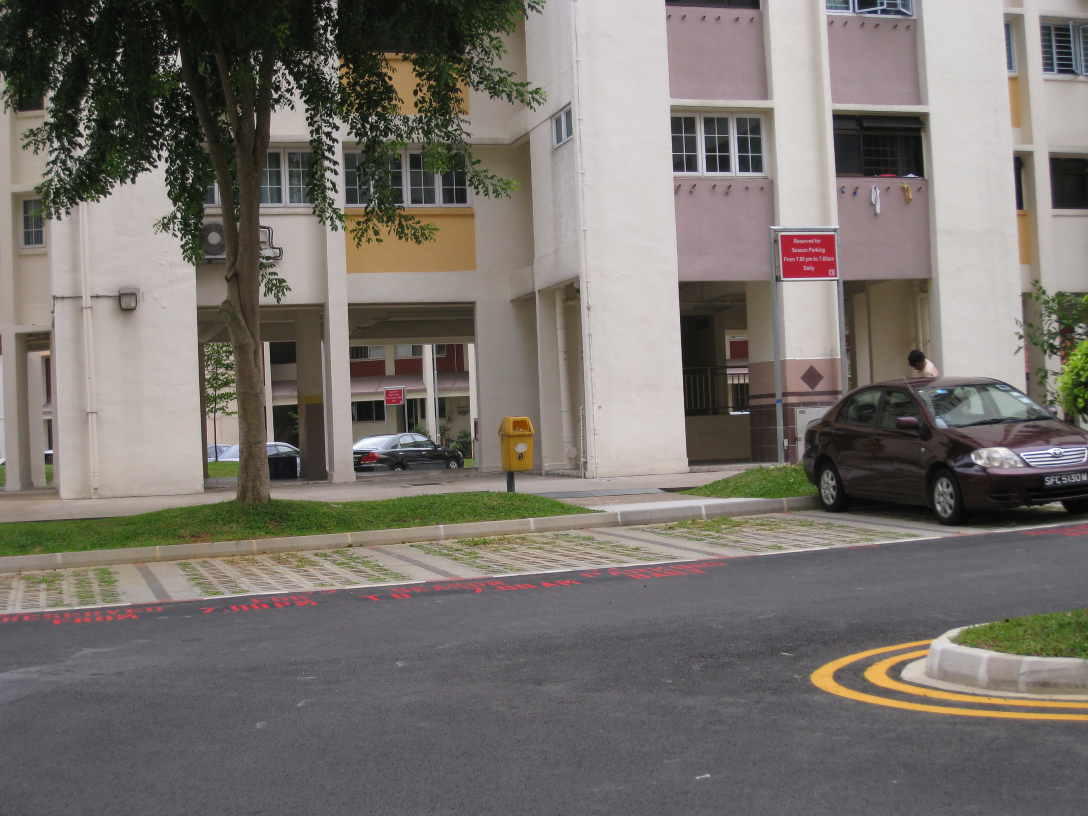
#> input picture Images/I1/1.JPG, 3264 x 2448 px, given as the content of the folder ../../Images/I1/1.JPG, which was not available (shown at 1/3 size)
$ python -i stitcher.py   (imports and definitions only)
#> lines starting #> are read from the running program, lines starting #| are printed output that depends on the picture; pictures that were not available may be replaced by others from this repository, and a replacement may not be noted
import pdb
import glob
import cv2
import os
import matplotlib.pyplot as plt
import numpy as np
# from src.
class PanaromaStitcher():
    fov = None
    resize_size = 1200
    Ratio = 0.75
    def __init__(self):

        pass

    def Convert_xy(self,x, y,f,center):
        xt = ( f * np.tan( (x - center[0]) / f ) ) + center[0]
        yt = ( (y - center[1]) / np.cos( (x - center[0]) / f ) ) + center[1]

        return xt, yt
    def Cylinder_Projection(self, img_in):
        h, w = img_in.shape[:2]
        center = [w // 2, h // 2]
        f = w / (2 * np.tan(np.radians(self.fov) / 2))

        img_out = np.zeros(img_in.shape, dtype=np.uint8)
        coords = np.array([np.array([x, y]) for x in range(w) for y in range(h)])
        x_out = coords[:, 0]
        y_out = coords[:, 1]

        x_in, y_in = self.Convert_xy(x_out, y_out, f, center)
        x_in_floor = x_in.astype(int)
        y_in_floor = y_in.astype(int)

        valid_mask = (x_in_floor >= 0) & (x_in_floor <= (w - 2)) & \
                    (y_in_floor >= 0) & (y_in_floor <= (h - 2))

        x_out = x_out[valid_mask]
        y_out = y_out[valid_mask]
        x_in = x_in[valid_mask]
        y_in = y_in[valid_mask]
        x_in_floor = x_in_floor[valid_mask]
        y_in_floor = y_in_floor[valid_mask]

        dx = x_in - x_in_floor
        dy = y_in - y_in_floor

        weight_tl = (1.0 - dx) * (1.0 - dy)
        weight_tr = dx * (1.0 - dy)
        weight_bl = (1.0 - dx) * dy
        weight_br = dx * dy

        img_out[y_out, x_out, :] = (weight_tl[:, None] * img_in[y_in_floor, x_in_floor, :]) + \
                                (weight_tr[:, None] * img_in[y_in_floor, x_in_floor + 1, :]) + \
                                (weight_bl[:, None] * img_in[y_in_floor + 1, x_in_floor, :]) + \
                                (weight_br[:, None] * img_in[y_in_floor + 1, x_in_floor + 1, :])

        min_x_out = min(x_out)
        img_out = img_out[:, min_x_out: -min_x_out, :]
        return img_out, x_out - min_x_out, y_out

    # [146 lines left out: functions SIFTMatches, normalize_points, compute_H, ransac_H, FindHomography, GetNewFrameSizeAndMatrix and 1 more, not called in this run]
    def StitchImages_MiddleBase(self, images):
        homography_mats = []

        mid_idx = len(images) // 2
        mid_img = self.Cylinder_Projection(images[mid_idx])[0]

        base_img = mid_img.copy()
        for i in range(mid_idx - 1, -1, -1):
            stitched_img, H = self.StitchImages(base_img, images[i])
            homography_mats.insert(0, H)
            base_img = stitched_img.copy()

        for i in range(mid_idx + 1, len(images)):
            stitched_img, H = self.StitchImages(base_img, images[i])
            homography_mats.append(H)
            base_img = stitched_img.copy()

        return base_img, homography_mats
    def rescale(self,imgs, scale=0.5):
        h, w = imgs.shape[:2]  # Get the height and width of the image
        new_size = (int(w * scale), int(h * scale))  # Calculate new size (width, height)
        return cv2.resize(imgs, new_size)  # Resize the image

    def get_Images( self,path):
        all_images = sorted(glob.glob(path+os.sep+'*'))
        Images = []
        for i in all_images:
            img = cv2.imread(i)
            ht , wt, ch = img.shape
            # img = cv2.resize(img , (self.resize_size , self.resize_size))
            img = self.rescale(img , self.resize_size/wt)
            Images.append(img)
        return Images
    def make_panaroma_for_images_in(self,path,fov=50,resis = 1200,Ratio = 0.75):
        self.Ratio = Ratio
        self.resize_size = resis
        self.fov = fov
        Images = self.get_Images(path)
#> in get_Images, img is the input picture: shape (2448, 3264, 3); mean B, G, R 108.6, 114, 119.4
#> Images = 1 item
        print('Found {} Images for stitching'.format(len(Images)))
#| Found 1 Images for stitching

        ####  Your Implementation here
        #### you can use functions, class_methods, whatever!! Examples are illustrated below. Remove them and implement yours.
        #### Just make sure to return final stitched image and all Homography matrices from here
        self.say_hi()

        stitched_image,homography_matrix_list = self.StitchImages_MiddleBase(Images)
#> in StitchImages_MiddleBase, `mid_idx = len(images) // 2`: mid_idx = 0
#> in Cylinder_Projection, `img_out[y_out, x_out, :] = (weight_tl[:, None] * img_in[y_in_floor, x_..`:
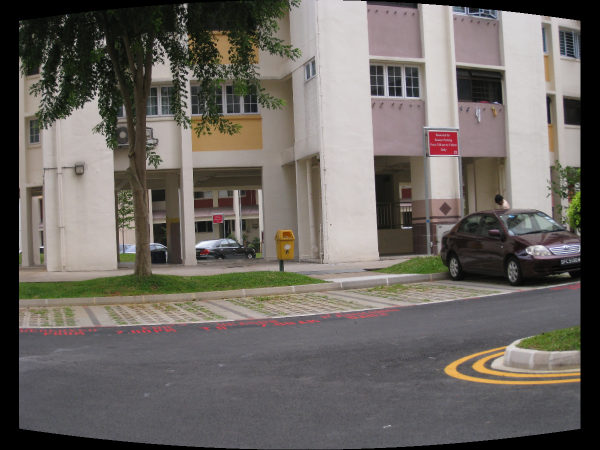
#> img_out: shape (900, 1200, 3) (shown at 1/2 size); mean B, G, R 98, 102.8, 107.8
#> in Cylinder_Projection, `img_out = img_out[:, min_x_out: -min_x_out, :]`:
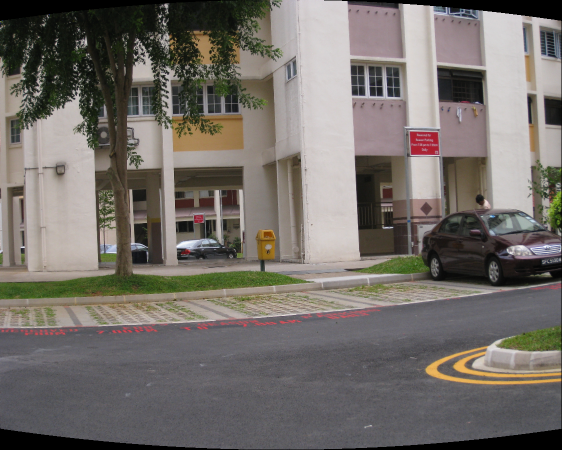
#> img_out: shape (900, 1124, 3) (shown at 1/2 size); mean B, G, R 104.6, 109.8, 115.1
#> after the loop in StitchImages_MiddleBase, `for i in range(mid_idx - 1, -1, -1):`: homography_mats = []
#> homography_matrix_list = []
        return stitched_image, homography_matrix_list

    def say_hi(self):
        print('Hii From Akshat Pratap Singh..')

>>> result = PanaromaStitcher().make_panaroma_for_images_in('../../Images/I1/1.JPG')

$ run again, on Images/I1/2.JPG
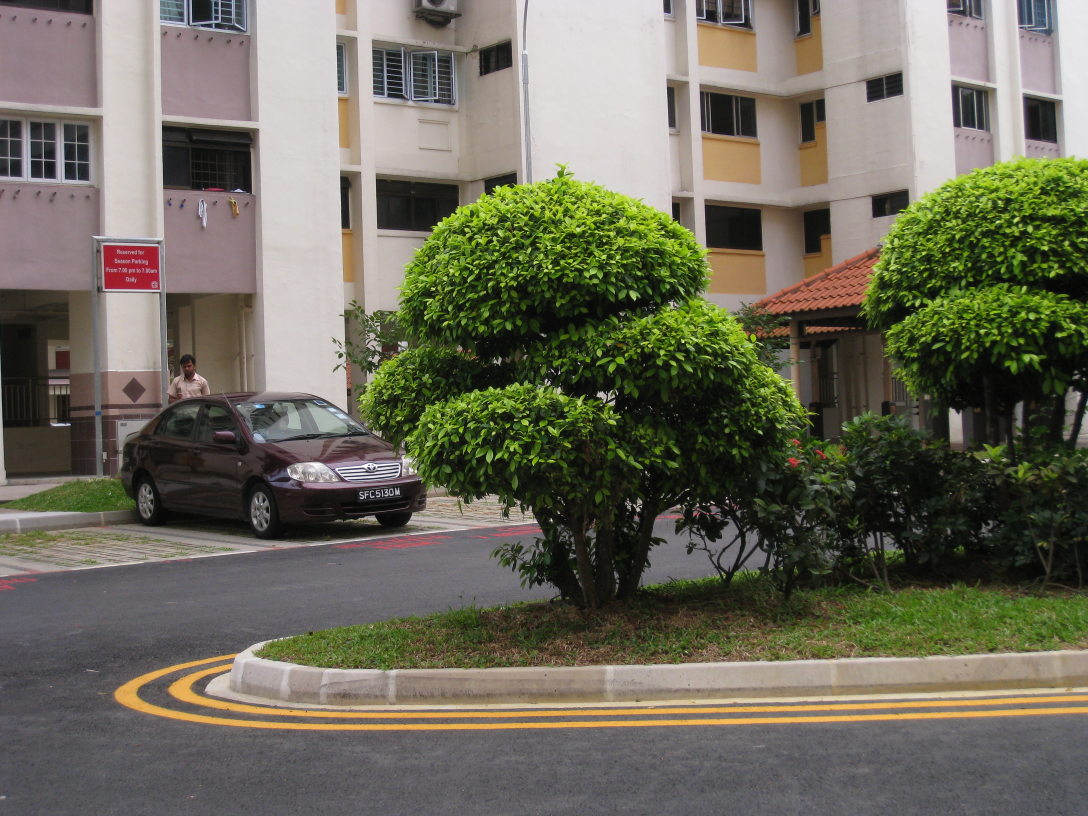
#> input picture Images/I1/2.JPG, 3264 x 2448 px, given as the content of the folder ../../Images/I1/2.JPG, which was not available (shown at 1/3 size)
#> in get_Images, img is the input picture: shape (2448, 3264, 3); mean B, G, R 91.2, 106.5, 109
#> Images = 1 item
#| Found 1 Images for stitching
#> mid_idx = 0
#> in Cylinder_Projection, `img_out[y_out, x_out, :] = (weight_tl[:, None] * img_in[y_in_floor, x_..`:
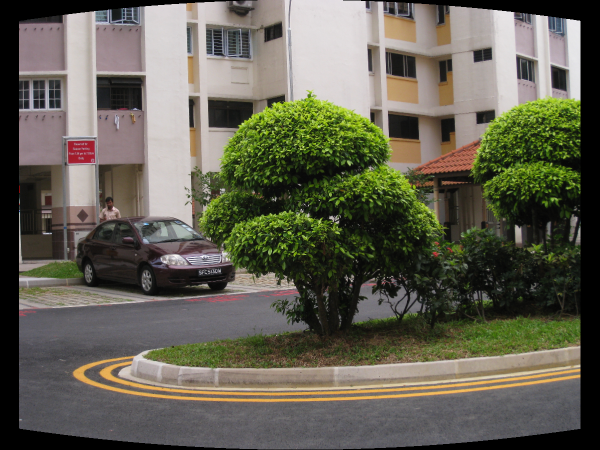
#> img_out: shape (900, 1200, 3) (shown at 1/2 size); mean B, G, R 82.2, 96.3, 98.6
#> in Cylinder_Projection, `img_out = img_out[:, min_x_out: -min_x_out, :]`:
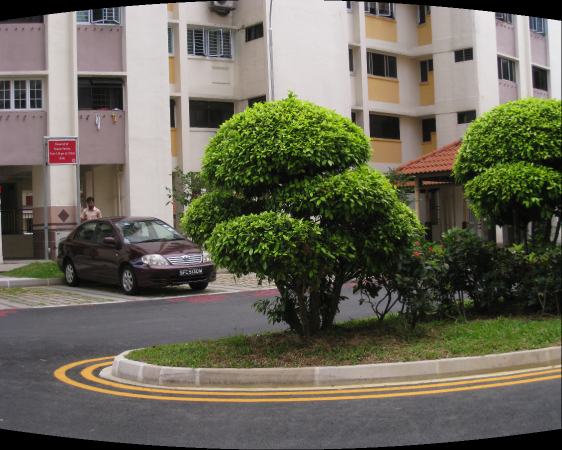
#> img_out: shape (900, 1124, 3) (shown at 1/2 size); mean B, G, R 87.8, 102.8, 105.2
#> after the loop in StitchImages_MiddleBase, `for i in range(mid_idx - 1, -1, -1):`: homography_mats = []

$ run again, on Images/I1/3.JPG
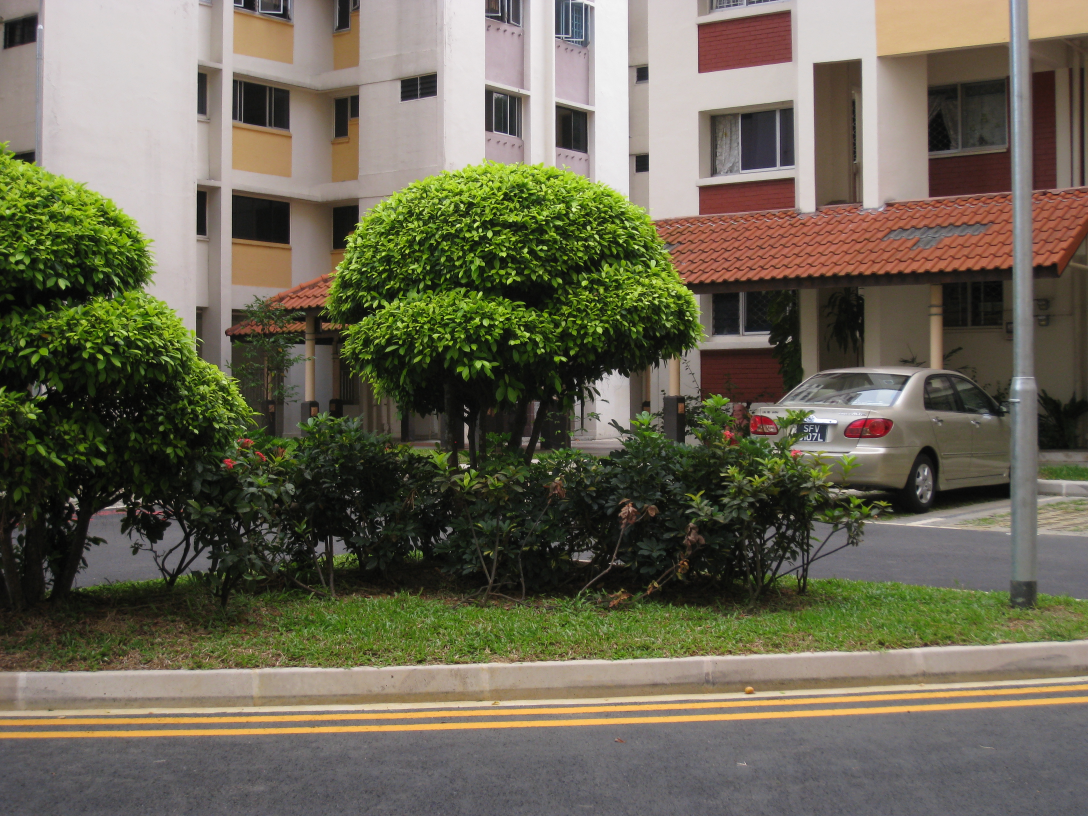
#> input picture Images/I1/3.JPG, 3264 x 2448 px, given as the content of the folder ../../Images/I1/3.JPG, which was not available (shown at 1/3 size)
#> in get_Images, img is the input picture: shape (2448, 3264, 3); mean B, G, R 83.9, 102.5, 106.7
#> Images = 1 item
#| Found 1 Images for stitching
#> mid_idx = 0
#> in Cylinder_Projection, `img_out[y_out, x_out, :] = (weight_tl[:, None] * img_in[y_in_floor, x_..`:
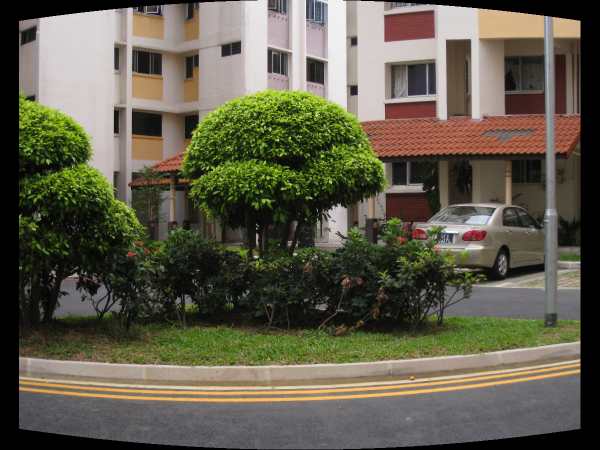
#> img_out: shape (900, 1200, 3) (shown at 1/2 size); mean B, G, R 75.5, 92.5, 96.2
#> in Cylinder_Projection, `img_out = img_out[:, min_x_out: -min_x_out, :]`:
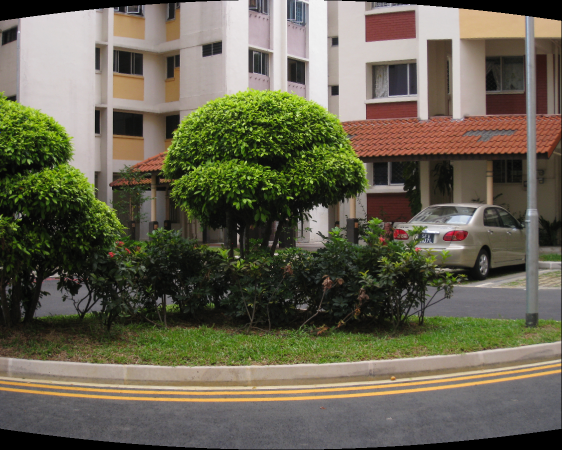
#> img_out: shape (900, 1124, 3) (shown at 1/2 size); mean B, G, R 80.6, 98.8, 102.8
#> after the loop in StitchImages_MiddleBase, `for i in range(mid_idx - 1, -1, -1):`: homography_mats = []

$ run again, on Images/I1/4.JPG
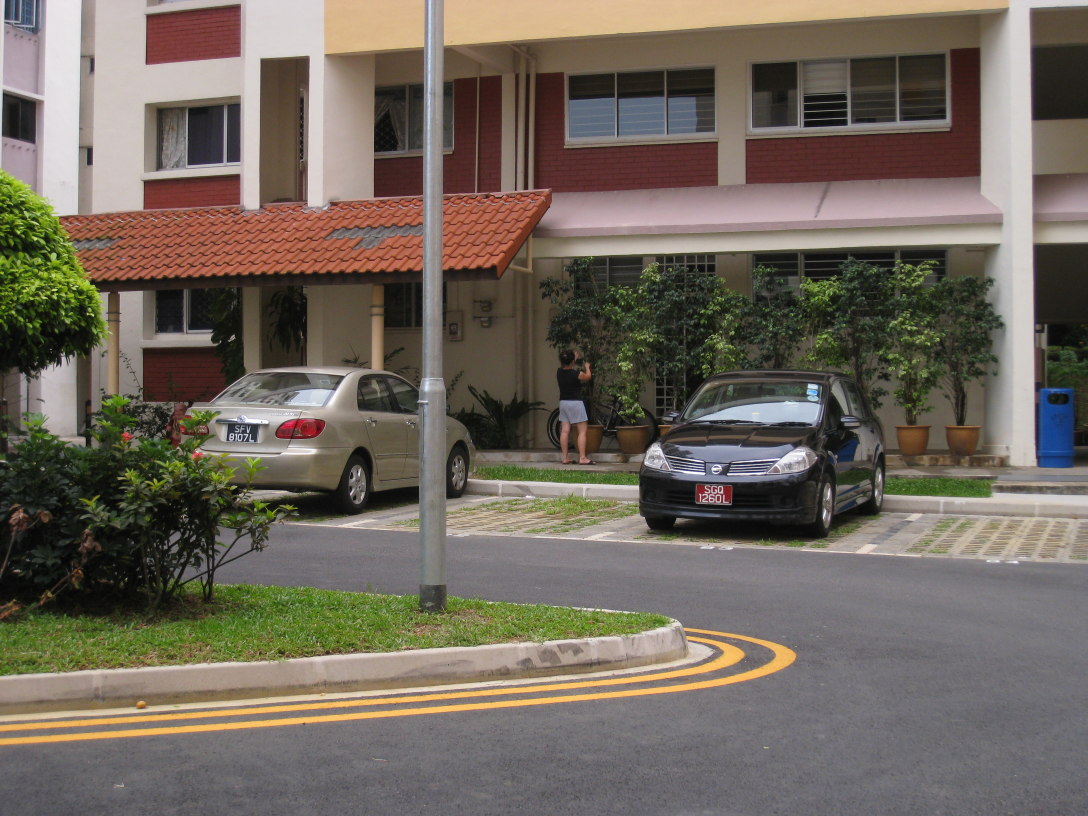
#> input picture Images/I1/4.JPG, 3264 x 2448 px, given as the content of the folder ../../Images/I1/4.JPG, which was not available (shown at 1/3 size)
#> in get_Images, img is the input picture: shape (2448, 3264, 3); mean B, G, R 93.1, 103.7, 112.5
#> Images = 1 item
#| Found 1 Images for stitching
#> mid_idx = 0
#> in Cylinder_Projection, `img_out[y_out, x_out, :] = (weight_tl[:, None] * img_in[y_in_floor, x_..`:
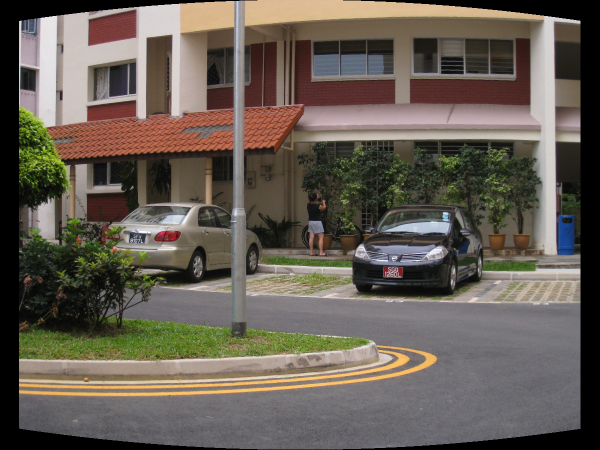
#> img_out: shape (900, 1200, 3) (shown at 1/2 size); mean B, G, R 83.7, 93.4, 101.6
#> in Cylinder_Projection, `img_out = img_out[:, min_x_out: -min_x_out, :]`:
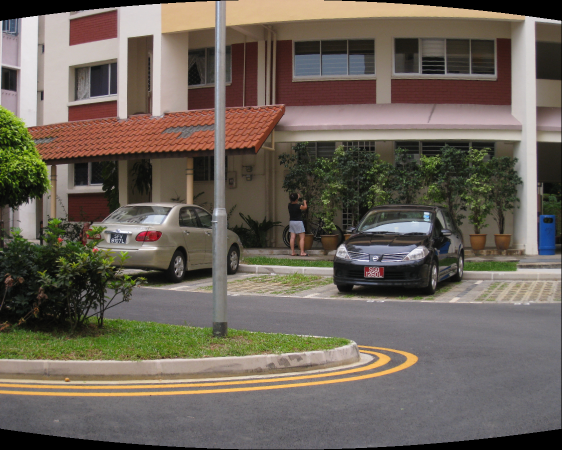
#> img_out: shape (900, 1124, 3) (shown at 1/2 size); mean B, G, R 89.3, 99.7, 108.4
#> after the loop in StitchImages_MiddleBase, `for i in range(mid_idx - 1, -1, -1):`: homography_mats = []
